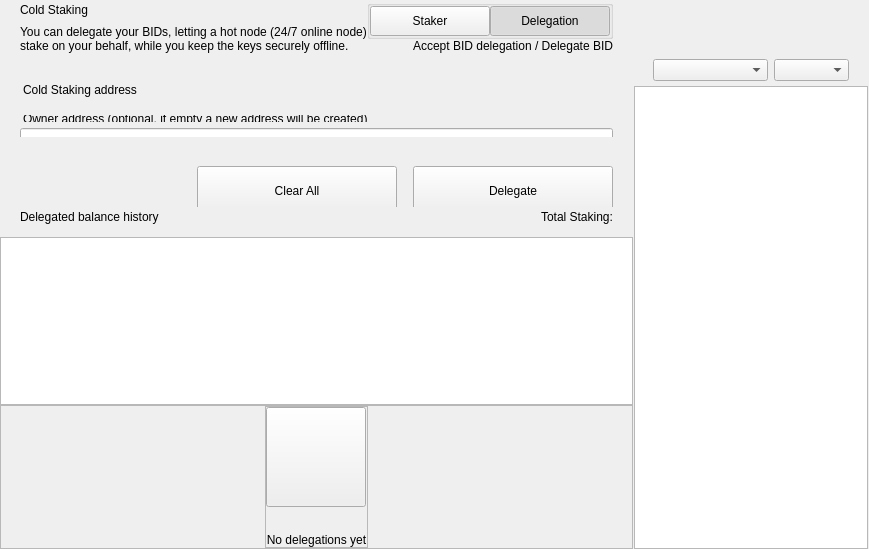
<?xml version="1.0" encoding="UTF-8"?>
<ui version="4.0">
 <class>ColdStakingWidget</class>
 <widget class="QWidget" name="ColdStakingWidget">
  <property name="geometry">
   <rect>
    <x>0</x>
    <y>0</y>
    <width>629</width>
    <height>549</height>
   </rect>
  </property>
  <property name="windowTitle">
   <string>Form</string>
  </property>
  <layout class="QHBoxLayout" name="horizontalLayout_1" stretch="2,1">
   <property name="spacing">
    <number>0</number>
   </property>
   <property name="leftMargin">
    <number>0</number>
   </property>
   <property name="topMargin">
    <number>0</number>
   </property>
   <property name="rightMargin">
    <number>0</number>
   </property>
   <property name="bottomMargin">
    <number>0</number>
   </property>
   <item>
    <widget class="QWidget" name="left" native="true">
     <layout class="QVBoxLayout" name="verticalLayout_3">
      <property name="leftMargin">
       <number>0</number>
      </property>
      <property name="topMargin">
       <number>0</number>
      </property>
      <property name="rightMargin">
       <number>0</number>
      </property>
      <property name="bottomMargin">
       <number>0</number>
      </property>
      <item>
       <layout class="QVBoxLayout" name="verticalLayout_2">
        <property name="spacing">
         <number>0</number>
        </property>
        <item>
         <layout class="QVBoxLayout" name="verticalLayoutTop">
          <property name="spacing">
           <number>0</number>
          </property>
          <property name="leftMargin">
           <number>0</number>
          </property>
          <property name="rightMargin">
           <number>0</number>
          </property>
          <item>
           <widget class="QWidget" name="containerTitle" native="true">
            <property name="sizePolicy">
             <sizepolicy hsizetype="Preferred" vsizetype="Minimum">
              <horstretch>0</horstretch>
              <verstretch>0</verstretch>
             </sizepolicy>
            </property>
            <property name="maximumSize">
             <size>
              <width>16777215</width>
              <height>100</height>
             </size>
            </property>
            <layout class="QHBoxLayout" name="containerTitleLayout">
             <property name="spacing">
              <number>0</number>
             </property>
             <property name="leftMargin">
              <number>20</number>
             </property>
             <property name="topMargin">
              <number>0</number>
             </property>
             <property name="rightMargin">
              <number>20</number>
             </property>
             <property name="bottomMargin">
              <number>0</number>
             </property>
             <item>
              <layout class="QVBoxLayout" name="verticalLayout11">
               <property name="spacing">
                <number>5</number>
               </property>
               <item>
                <widget class="QLabel" name="labelTitle">
                 <property name="text">
                  <string>Cold Staking</string>
                 </property>
                </widget>
               </item>
               <item>
                <widget class="QLabel" name="labelSubtitle1">
                 <property name="maximumSize">
                  <size>
                   <width>16777215</width>
                   <height>16777215</height>
                  </size>
                 </property>
                 <property name="text">
                  <string>You can delegate your BIDs, letting a hot node (24/7 online node)
stake on your behalf, while you keep the keys securely offline.</string>
                 </property>
                </widget>
               </item>
              </layout>
             </item>
             <item>
              <spacer name="horizontalSpacer">
               <property name="orientation">
                <enum>Qt::Horizontal</enum>
               </property>
               <property name="sizeHint" stdset="0">
                <size>
                 <width>40</width>
                 <height>20</height>
                </size>
               </property>
              </spacer>
             </item>
             <item>
              <widget class="QWidget" name="containerViewPrivacyChecks" native="true">
               <layout class="QVBoxLayout" name="containerPrivacyChecks">
                <property name="spacing">
                 <number>0</number>
                </property>
                <property name="leftMargin">
                 <number>0</number>
                </property>
                <property name="topMargin">
                 <number>0</number>
                </property>
                <property name="rightMargin">
                 <number>0</number>
                </property>
                <property name="bottomMargin">
                 <number>0</number>
                </property>
                <item alignment="Qt::AlignHCenter|Qt::AlignVCenter">
                 <widget class="QGroupBox" name="groupBox">
                  <property name="title">
                   <string/>
                  </property>
                  <layout class="QHBoxLayout" name="horizontalLayout_2_1">
                   <property name="spacing">
                    <number>0</number>
                   </property>
                   <property name="leftMargin">
                    <number>0</number>
                   </property>
                   <property name="topMargin">
                    <number>0</number>
                   </property>
                   <property name="rightMargin">
                    <number>0</number>
                   </property>
                   <property name="bottomMargin">
                    <number>0</number>
                   </property>
                   <item>
                    <widget class="QPushButton" name="pushLeft">
                     <property name="minimumSize">
                      <size>
                       <width>120</width>
                       <height>30</height>
                      </size>
                     </property>
                     <property name="maximumSize">
                      <size>
                       <width>120</width>
                       <height>30</height>
                      </size>
                     </property>
                     <property name="focusPolicy">
                      <enum>Qt::NoFocus</enum>
                     </property>
                     <property name="text">
                      <string>Staker</string>
                     </property>
                     <property name="checkable">
                      <bool>true</bool>
                     </property>
                     <property name="autoExclusive">
                      <bool>true</bool>
                     </property>
                    </widget>
                   </item>
                   <item>
                    <widget class="QPushButton" name="pushRight">
                     <property name="minimumSize">
                      <size>
                       <width>120</width>
                       <height>30</height>
                      </size>
                     </property>
                     <property name="maximumSize">
                      <size>
                       <width>120</width>
                       <height>30</height>
                      </size>
                     </property>
                     <property name="focusPolicy">
                      <enum>Qt::NoFocus</enum>
                     </property>
                     <property name="text">
                      <string>Delegation</string>
                     </property>
                     <property name="checkable">
                      <bool>true</bool>
                     </property>
                     <property name="checked">
                      <bool>true</bool>
                     </property>
                     <property name="autoExclusive">
                      <bool>true</bool>
                     </property>
                    </widget>
                   </item>
                  </layout>
                 </widget>
                </item>
                <item alignment="Qt::AlignTop">
                 <widget class="QLabel" name="labelSubtitle2">
                  <property name="text">
                   <string>Accept BID delegation / Delegate BID</string>
                  </property>
                  <property name="alignment">
                   <set>Qt::AlignRight|Qt::AlignTrailing|Qt::AlignVCenter</set>
                  </property>
                 </widget>
                </item>
               </layout>
              </widget>
             </item>
            </layout>
           </widget>
          </item>
          <item>
           <spacer name="verticalSpacer_2">
            <property name="orientation">
             <enum>Qt::Vertical</enum>
            </property>
            <property name="sizeType">
             <enum>QSizePolicy::Fixed</enum>
            </property>
            <property name="sizeHint" stdset="0">
             <size>
              <width>20</width>
              <height>30</height>
             </size>
            </property>
           </spacer>
          </item>
          <item>
           <widget class="QWidget" name="containerSend" native="true">
            <property name="minimumSize">
             <size>
              <width>0</width>
              <height>50</height>
             </size>
            </property>
            <layout class="QVBoxLayout" name="containerSendRow">
             <property name="spacing">
              <number>6</number>
             </property>
             <property name="leftMargin">
              <number>0</number>
             </property>
             <property name="topMargin">
              <number>0</number>
             </property>
             <property name="rightMargin">
              <number>0</number>
             </property>
             <property name="bottomMargin">
              <number>0</number>
             </property>
             <item>
              <widget class="QLabel" name="labelEditTitle">
               <property name="maximumSize">
                <size>
                 <width>16777215</width>
                 <height>30</height>
                </size>
               </property>
               <property name="styleSheet">
                <string notr="true">padding-left:20px; padding-bottom:3px;</string>
               </property>
               <property name="text">
                <string>Cold Staking address</string>
               </property>
              </widget>
             </item>
             <item>
              <spacer name="verticalSpacer_6">
               <property name="orientation">
                <enum>Qt::Vertical</enum>
               </property>
               <property name="sizeType">
                <enum>QSizePolicy::Fixed</enum>
               </property>
               <property name="sizeHint" stdset="0">
                <size>
                 <width>20</width>
                 <height>9</height>
                </size>
               </property>
              </spacer>
             </item>
             <item>
              <widget class="QWidget" name="containerOwner" native="true">
               <layout class="QVBoxLayout" name="vContainerOwner">
                <property name="spacing">
                 <number>4</number>
                </property>
                <property name="leftMargin">
                 <number>20</number>
                </property>
                <property name="topMargin">
                 <number>0</number>
                </property>
                <property name="rightMargin">
                 <number>20</number>
                </property>
                <property name="bottomMargin">
                 <number>0</number>
                </property>
                <item>
                 <widget class="QLabel" name="labelSubtitleDescription">
                  <property name="maximumSize">
                   <size>
                    <width>16777215</width>
                    <height>20</height>
                   </size>
                  </property>
                  <property name="styleSheet">
                   <string notr="true">margin-bottom:2px;
                   margin-left:0.05px;
                   padding:0px;</string>
                  </property>
                  <property name="text">
                   <string>Owner address (optional, if empty a new address will be created)</string>
                  </property>
                 </widget>
                </item>
                <item>
                 <widget class="QLineEdit" name="lineEditOwnerAddress">
                  <property name="minimumSize">
                   <size>
                    <width>0</width>
                    <height>50</height>
                   </size>
                  </property>
                  <property name="maximumSize">
                   <size>
                    <width>16777215</width>
                    <height>50</height>
                   </size>
                  </property>
                  <property name="styleSheet">
                   <string notr="true"/>
                  </property>
                  <property name="placeholderText">
                   <string>Enter owner address</string>
                  </property>
                 </widget>
                </item>
               </layout>
              </widget>
             </item>
            </layout>
           </widget>
          </item>
         </layout>
        </item>
        <item>
         <spacer name="verticalSpacer_3">
          <property name="orientation">
           <enum>Qt::Vertical</enum>
          </property>
          <property name="sizeType">
           <enum>QSizePolicy::Minimum</enum>
          </property>
          <property name="sizeHint" stdset="0">
           <size>
            <width>20</width>
            <height>20</height>
           </size>
          </property>
         </spacer>
        </item>
        <item>
         <widget class="QWidget" name="containerBtn" native="true">
          <property name="minimumSize">
           <size>
            <width>0</width>
            <height>50</height>
           </size>
          </property>
          <layout class="QHBoxLayout" name="horizontalLayout">
           <property name="rightMargin">
            <number>20</number>
           </property>
           <item>
            <spacer name="horizontalSpacer_2">
             <property name="orientation">
              <enum>Qt::Horizontal</enum>
             </property>
             <property name="sizeHint" stdset="0">
              <size>
               <width>200</width>
               <height>20</height>
              </size>
             </property>
            </spacer>
           </item>
           <item>
            <layout class="QHBoxLayout" name="horizontalLayout_7">
             <item>
              <spacer name="horizontalSpacer_3">
               <property name="orientation">
                <enum>Qt::Horizontal</enum>
               </property>
               <property name="sizeType">
                <enum>QSizePolicy::Expanding</enum>
               </property>
               <property name="sizeHint" stdset="0">
                <size>
                 <width>40</width>
                 <height>20</height>
                </size>
               </property>
              </spacer>
             </item>
             <item>
              <widget class="QPushButton" name="pushButtonClear">
               <property name="minimumSize">
                <size>
                 <width>200</width>
                 <height>50</height>
                </size>
               </property>
               <property name="focusPolicy">
                <enum>Qt::NoFocus</enum>
               </property>
               <property name="text">
                <string>Clear All</string>
               </property>
              </widget>
             </item>
             <item>
              <spacer name="horizontalSpacer_4">
               <property name="orientation">
                <enum>Qt::Horizontal</enum>
               </property>
               <property name="sizeType">
                <enum>QSizePolicy::Fixed</enum>
               </property>
               <property name="sizeHint" stdset="0">
                <size>
                 <width>10</width>
                 <height>20</height>
                </size>
               </property>
              </spacer>
             </item>
             <item>
              <widget class="QPushButton" name="pushButtonSend">
               <property name="minimumSize">
                <size>
                 <width>200</width>
                 <height>50</height>
                </size>
               </property>
               <property name="maximumSize">
                <size>
                 <width>200</width>
                 <height>50</height>
                </size>
               </property>
               <property name="focusPolicy">
                <enum>Qt::NoFocus</enum>
               </property>
               <property name="text">
                <string>Delegate</string>
               </property>
              </widget>
             </item>
            </layout>
           </item>
          </layout>
         </widget>
        </item>
        <item>
         <widget class="QWidget" name="containerHistoryLabel" native="true">
          <layout class="QHBoxLayout" name="horizontalLayout_4">
           <property name="spacing">
            <number>0</number>
           </property>
           <property name="leftMargin">
            <number>20</number>
           </property>
           <property name="topMargin">
            <number>0</number>
           </property>
           <property name="rightMargin">
            <number>20</number>
           </property>
           <property name="bottomMargin">
            <number>0</number>
           </property>
           <item>
            <widget class="QWidget" name="verticalWidget" native="true">
             <property name="minimumSize">
              <size>
               <width>100</width>
               <height>0</height>
              </size>
             </property>
             <layout class="QVBoxLayout" name="verticalLayout_58">
              <property name="leftMargin">
               <number>0</number>
              </property>
              <property name="topMargin">
               <number>0</number>
              </property>
              <property name="rightMargin">
               <number>0</number>
              </property>
              <property name="bottomMargin">
               <number>0</number>
              </property>
              <item>
               <widget class="QLabel" name="labelListHistory">
                <property name="text">
                 <string>Delegated balance history</string>
                </property>
               </widget>
              </item>
             </layout>
            </widget>
           </item>
           <item>
            <spacer name="horizontalSpacer_5">
             <property name="orientation">
              <enum>Qt::Horizontal</enum>
             </property>
             <property name="sizeHint" stdset="0">
              <size>
               <width>40</width>
               <height>20</height>
              </size>
             </property>
            </spacer>
           </item>
           <item>
            <widget class="QLabel" name="labelStakingTotal">
             <property name="text">
              <string>Total Staking:</string>
             </property>
            </widget>
           </item>
          </layout>
         </widget>
        </item>
        <item>
         <layout class="QVBoxLayout" name="verticalLayout_64">
          <property name="spacing">
           <number>0</number>
          </property>
          <item>
           <spacer name="verticalSpacer_44">
            <property name="orientation">
             <enum>Qt::Vertical</enum>
            </property>
            <property name="sizeType">
             <enum>QSizePolicy::Fixed</enum>
            </property>
            <property name="sizeHint" stdset="0">
             <size>
              <width>20</width>
              <height>10</height>
             </size>
            </property>
           </spacer>
          </item>
          <item>
           <widget class="QListView" name="listView">
            <property name="enabled">
             <bool>true</bool>
            </property>
            <property name="mouseTracking">
             <bool>true</bool>
            </property>
           </widget>
          </item>
          <item>
           <widget class="QFrame" name="emptyContainer">
            <property name="minimumSize">
             <size>
              <width>0</width>
              <height>100</height>
             </size>
            </property>
            <property name="frameShape">
             <enum>QFrame::StyledPanel</enum>
            </property>
            <property name="frameShadow">
             <enum>QFrame::Raised</enum>
            </property>
            <layout class="QVBoxLayout" name="verticalLayout_71" stretch="1,8">
             <property name="spacing">
              <number>0</number>
             </property>
             <property name="leftMargin">
              <number>0</number>
             </property>
             <property name="topMargin">
              <number>0</number>
             </property>
             <property name="rightMargin">
              <number>0</number>
             </property>
             <property name="bottomMargin">
              <number>0</number>
             </property>
             <item>
              <spacer name="verticalSpacer">
               <property name="orientation">
                <enum>Qt::Vertical</enum>
               </property>
               <property name="sizeHint" stdset="0">
                <size>
                 <width>20</width>
                 <height>20</height>
                </size>
               </property>
              </spacer>
             </item>
             <item alignment="Qt::AlignHCenter|Qt::AlignVCenter">
              <widget class="QFrame" name="emptyScreen">
               <property name="sizePolicy">
                <sizepolicy hsizetype="Expanding" vsizetype="Expanding">
                 <horstretch>0</horstretch>
                 <verstretch>0</verstretch>
                </sizepolicy>
               </property>
               <property name="frameShape">
                <enum>QFrame::StyledPanel</enum>
               </property>
               <property name="frameShadow">
                <enum>QFrame::Raised</enum>
               </property>
               <layout class="QVBoxLayout" name="verticalLayout">
                <property name="spacing">
                 <number>30</number>
                </property>
                <property name="leftMargin">
                 <number>0</number>
                </property>
                <property name="topMargin">
                 <number>0</number>
                </property>
                <property name="rightMargin">
                 <number>0</number>
                </property>
                <property name="bottomMargin">
                 <number>0</number>
                </property>
                <item alignment="Qt::AlignHCenter|Qt::AlignVCenter">
                 <widget class="QPushButton" name="pushImgEmpty">
                  <property name="minimumSize">
                   <size>
                    <width>100</width>
                    <height>100</height>
                   </size>
                  </property>
                  <property name="maximumSize">
                   <size>
                    <width>100</width>
                    <height>100</height>
                   </size>
                  </property>
                  <property name="focusPolicy">
                   <enum>Qt::NoFocus</enum>
                  </property>
                  <property name="text">
                   <string/>
                  </property>
                  <property name="iconSize">
                   <size>
                    <width>100</width>
                    <height>100</height>
                   </size>
                  </property>
                 </widget>
                </item>
                <item alignment="Qt::AlignHCenter|Qt::AlignVCenter">
                 <widget class="QLabel" name="labelEmpty">
                  <property name="styleSheet">
                   <string notr="true"/>
                  </property>
                  <property name="text">
                   <string>No delegations yet</string>
                  </property>
                  <property name="alignment">
                   <set>Qt::AlignCenter</set>
                  </property>
                 </widget>
                </item>
               </layout>
              </widget>
             </item>
            </layout>
           </widget>
          </item>
         </layout>
        </item>
       </layout>
      </item>
     </layout>
    </widget>
   </item>
   <item>
    <widget class="QWidget" name="right" native="true">
     <layout class="QVBoxLayout" name="rightContainer">
      <property name="spacing">
       <number>0</number>
      </property>
      <property name="leftMargin">
       <number>1</number>
      </property>
      <property name="topMargin">
       <number>0</number>
      </property>
      <property name="rightMargin">
       <number>1</number>
      </property>
      <property name="bottomMargin">
       <number>0</number>
      </property>
      <item>
       <widget class="QWidget" name="containerRightButtons" native="true">
        <property name="minimumSize">
         <size>
          <width>0</width>
          <height>50</height>
         </size>
        </property>
        <layout class="QVBoxLayout" name="verticalLayout_4">
         <property name="leftMargin">
          <number>19</number>
         </property>
         <property name="topMargin">
          <number>0</number>
         </property>
         <property name="rightMargin">
          <number>19</number>
         </property>
         <property name="bottomMargin">
          <number>0</number>
         </property>
         <item>
          <widget class="OptionButton" name="btnCoinControl" native="true">
           <property name="minimumSize">
            <size>
             <width>0</width>
             <height>0</height>
            </size>
           </property>
          </widget>
         </item>
         <item>
          <widget class="OptionButton" name="btnColdStaking" native="true"/>
         </item>
         <item>
          <widget class="OptionButton" name="btnMyStakingAddresses" native="true">
           <property name="sizePolicy">
            <sizepolicy hsizetype="Preferred" vsizetype="Minimum">
             <horstretch>0</horstretch>
             <verstretch>0</verstretch>
            </sizepolicy>
           </property>
          </widget>
         </item>
        </layout>
       </widget>
      </item>
      <item>
       <widget class="QWidget" name="sortWidget" native="true">
        <layout class="QHBoxLayout" name="horizontalLayout_6">
         <property name="leftMargin">
          <number>19</number>
         </property>
         <property name="rightMargin">
          <number>19</number>
         </property>
         <property name="bottomMargin">
          <number>5</number>
         </property>
         <item>
          <spacer name="horizontalSpacer_6">
           <property name="orientation">
            <enum>Qt::Horizontal</enum>
           </property>
           <property name="sizeHint" stdset="0">
            <size>
             <width>40</width>
             <height>20</height>
            </size>
           </property>
          </spacer>
         </item>
         <item>
          <widget class="QComboBox" name="comboBoxSort">
           <property name="sizePolicy">
            <sizepolicy hsizetype="Preferred" vsizetype="Fixed">
             <horstretch>0</horstretch>
             <verstretch>0</verstretch>
            </sizepolicy>
           </property>
           <property name="minimumSize">
            <size>
             <width>115</width>
             <height>0</height>
            </size>
           </property>
          </widget>
         </item>
         <item>
          <widget class="QComboBox" name="comboBoxSortOrder">
           <property name="sizePolicy">
            <sizepolicy hsizetype="Preferred" vsizetype="Fixed">
             <horstretch>0</horstretch>
             <verstretch>0</verstretch>
            </sizepolicy>
           </property>
           <property name="minimumSize">
            <size>
             <width>75</width>
             <height>0</height>
            </size>
           </property>
          </widget>
         </item>
        </layout>
       </widget>
      </item>
      <item>
       <widget class="QListView" name="listViewStakingAddress">
        <property name="enabled">
         <bool>true</bool>
        </property>
        <property name="mouseTracking">
         <bool>true</bool>
        </property>
       </widget>
      </item>
     </layout>
    </widget>
   </item>
  </layout>
 </widget>
 <customwidgets>
  <customwidget>
   <class>OptionButton</class>
   <extends>QWidget</extends>
   <header>qt/blockidcoin/optionbutton.h</header>
   <container>1</container>
  </customwidget>
 </customwidgets>
 <resources/>
 <connections/>
</ui>
